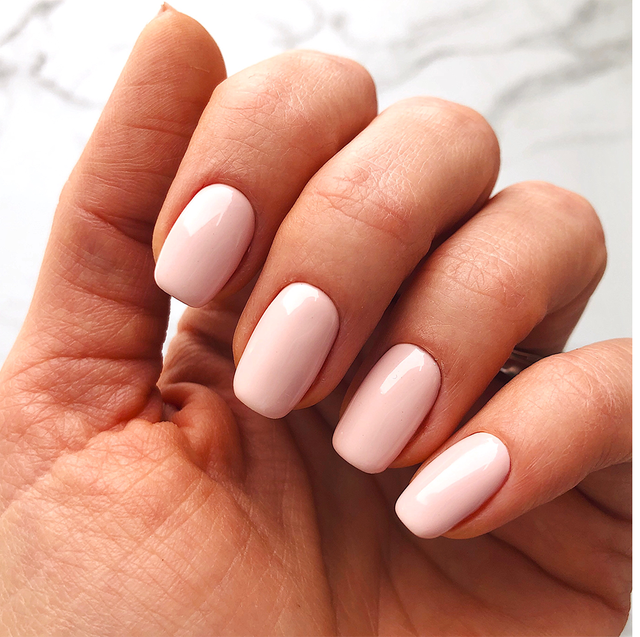
#> input picture hand.png, 640 x 637 px
$ python -i helper.py   (imports and definitions only)   (older library calls are emulated)
#> lines starting #> are read from the running program, lines starting #| are printed output that depends on the picture; after the words box and inside, x2 and y2 are one past the last pixel; in counts of white or black regions, pixels touching at a corner belong together
#> further down, picture is the input picture: shape (637, 640, 3); mean B, G, R 127.2, 144.2, 200.4
# Import Library
import cv2
import numpy as np
import matplotlib.pyplot as plt


# [36 lines left out: functions read_image, import_nail_image, import_color_image, resize_to_img1, disp_img, not called in this run]


def bwareaopen(img, min_size, connectivity=8):
	"""Remove small objects from binary image (approximation of
	bwareaopen in Matlab for 2D images).

	Args:
	    img: a binary image (dtype=uint8) to remove small objects from
	    min_size: minimum size (in pixels) for an object to remain in the image
	    connectivity: Pixel connectivity; either 4 (connected via edges) or 8 (connected via edges and corners).

	Returns:
	    the binary image with small objects removed
	"""

	# Find all connected components (called here "labels")
	num_labels, labels, stats, centroids = cv2.connectedComponentsWithStats(
	    img, connectivity=connectivity)

	# check size of all connected components (area in pixels)
	for i in range(num_labels):
	    label_size = stats[i, cv2.CC_STAT_AREA]

	    # remove connected components smaller than min_size
	    if label_size < min_size:
	        img[labels == i] = 0

	return img


def create_nail_mask(img):

  # Turn the image into gray
  gray = cv2.cvtColor(img,cv2.COLOR_BGR2GRAY)
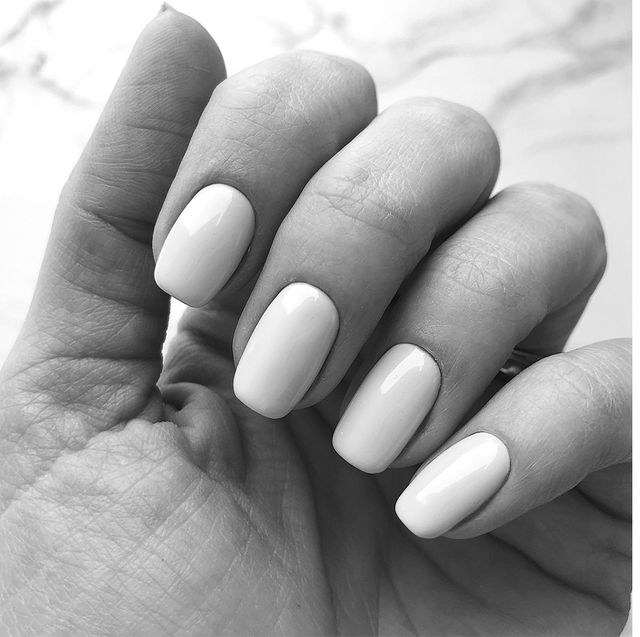
#> gray: shape (637, 640); min 5, max 255, mean 159.1

  # Image smoothing to eliminate background edges
  blur = cv2.blur(gray,ksize=(1,1))

  # Detect image using Laplacian operator
  gradient = cv2.Laplacian(blur, cv2.CV_64F)
  gradient = cv2.convertScaleAbs(gradient)
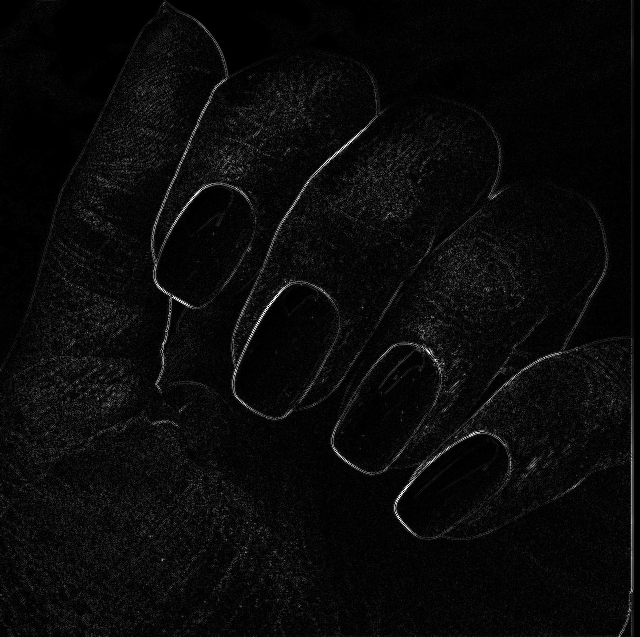
#> gradient: shape (637, 640); min 0, max 255, mean 10

  # Detect edge using canny operator
  med = np.median(gray)
#> med = 170
  lower = int(max(0,0.7*med))
#> lower = 118
  upper = int(min(255,1.3*med))
#> upper = 221
  edges = cv2.Canny(blur,lower,upper)
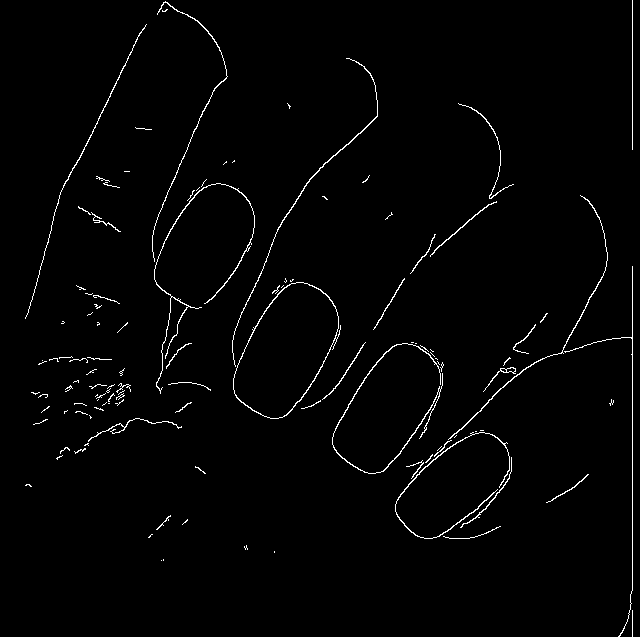
#> edges: shape (637, 640); 1.6% white in thin lines or dots
  edges = cv2.GaussianBlur(edges, (11, 11), 0)  # smoothing before applying  threshold
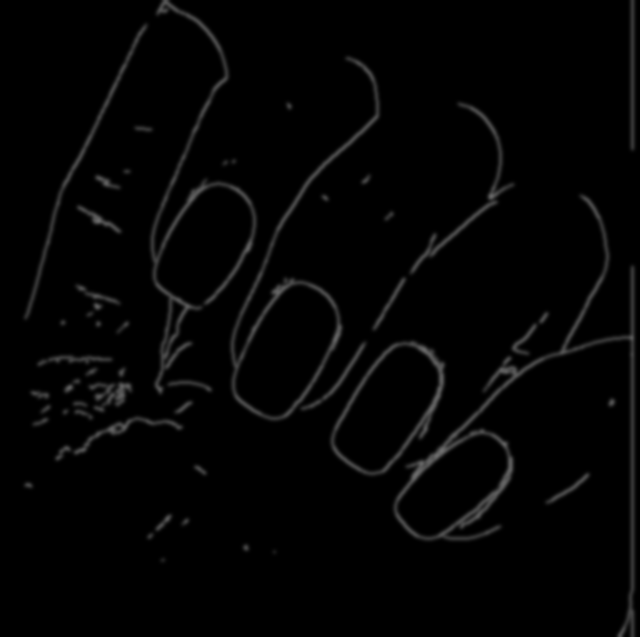
#> edges: shape (637, 640); min 0, max 110, mean 4.1

  # Find contours in binary image
  contours, hierarchy = cv2.findContours(edges,
                                        cv2.RETR_CCOMP,
                                        cv2.CHAIN_APPROX_SIMPLE)
#> contours = 45 contours, 7 with area under 20; largest, box (x1, y1, x2, y2) and area: (390, 191, 638, 637) 20178, (227, 53, 383, 424) 16679, (147, 0, 260, 398) 16088, (327, 337, 449, 479) 11048, (238, 287, 334, 414) 7326

  # Create empty array to hold internal contours
  image_internal = np.zeros(img.shape)

  # Iterate through list of contour arrays
  for i in range(len(contours)):
      # If third column value is NOT equal to -1 than its internal
      if hierarchy[0][i][3] != -1:

          # Draw the Contour
          cv2.drawContours(image_internal, contours, i, 255, -1)
#> this loop made 45 passes

  mask = image_internal[:,:,0].astype(np.uint8) #first layer only as the second and third is all black pixel
#> mask: shape (637, 640); 6.5% white; 9 white regions (2 under 20 px), largest, box (x1, y1, x2, y2) and area: (238, 287, 334, 414) 7471, (337, 348, 436, 469) 6781, (159, 188, 250, 303) 6534


  # Resize the image into square
  target_size = np.min(mask.shape)
#> target_size = 637
  mask = cv2.resize(mask, (target_size, target_size))
#> mask: shape (637, 637)

  # Delete small white pixels
  mask = bwareaopen(mask, min_size=115, connectivity=4)
#> in bwareaopen, `num_labels, labels, stats, centroids = cv2.connectedComponentsWithStat..`:
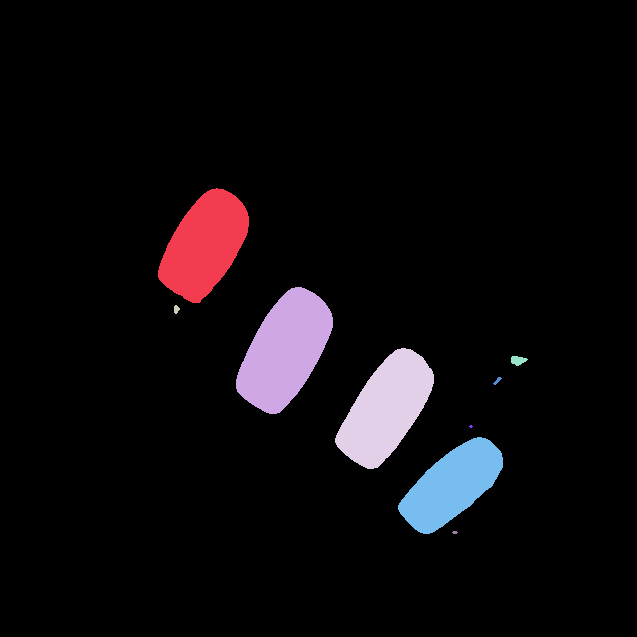
#> labels: shape (637, 637) int32; 10 distinct labels, from 0 to 9; one colour per label, 0 black
#> in bwareaopen, `num_labels, labels, stats, centroids = cv2.connectedComponentsWithStat..`: num_labels = 10; stats = [[0, 0, 637, 637, 378979], [158, 188, 91, 115, 6548], [236, 287, 97, 127, 7598], [174, 305, 6, 9, 38], [335, 348, 99, 121, 6854], [511, 356, 17, 10, 114], [493, 377, 9, 8, 30], [469, 425, 4, 3, 8], [398, 437, 105, 97, 5586], [452, 531, 6, 3, 14]]; centroids = [[317.4, 314.5], [204.1, 244.7], [284.5, 350.1], [175.9, 308.9], [385.6, 408.3], [517.6, 360], [497, 380.3], [470.5, 426], [451.5, 484.8], [454.5, 532]]
#> the loop in bwareaopen, `for i in range(num_labels):` made 10 passes
#> label_size on passes 1 to 10: 378979, 6548, 7598, 38, 6854, 114, 30, 8, 5586, 14
#> after the loop in bwareaopen, `for i in range(num_labels):`:
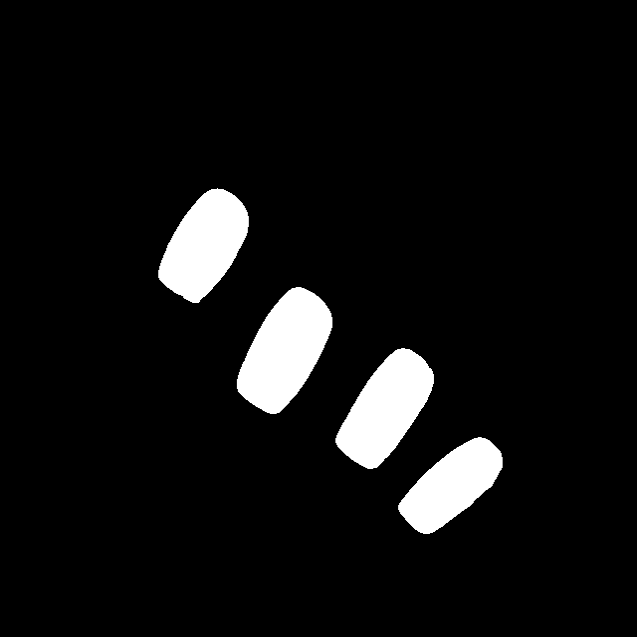
#> img: shape (637, 637); min 0, max 255, mean 16.5

  # Slightly increase the area of detected area
  kernel = np.ones((10, 10), 'uint8')
  mask = cv2.dilate(mask, kernel, iterations=1)
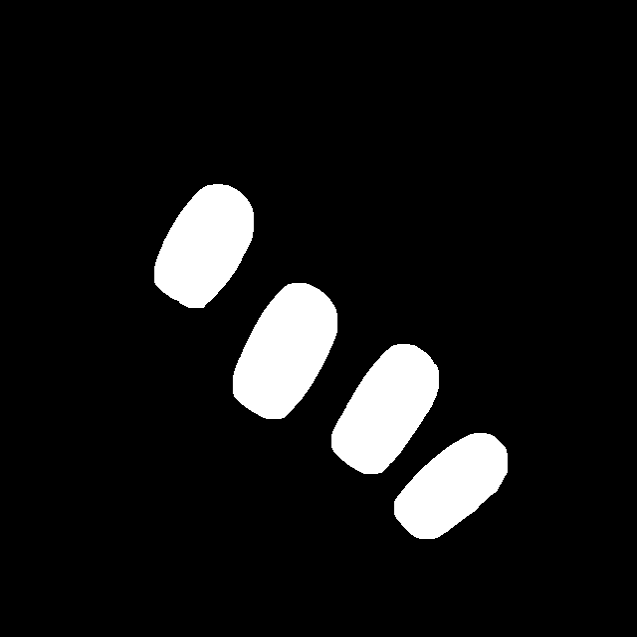
#> mask: shape (637, 637); min 0, max 255, mean 21.5

  return mask


# [24 lines left out: function create_nail_color, not called in this run]

>>> import cv2
>>> picture = cv2.imread('hand.png')
>>> result = create_nail_mask(picture)
